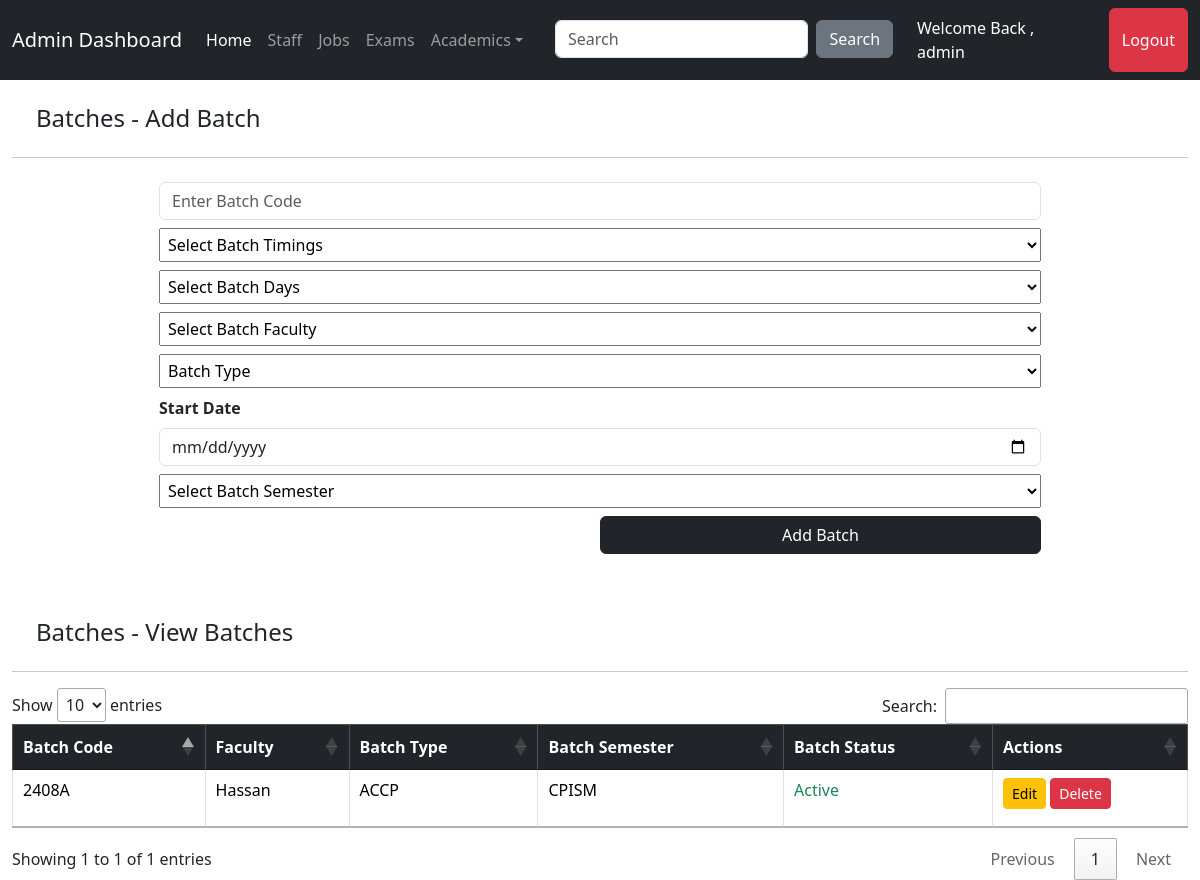
Screenshot of /Admin/batches.php (signed in) with the database file from the repository.
### tables this page shows
CREATE TABLE IF NOT EXISTS `batches` (
  `batchid` int NOT NULL AUTO_INCREMENT,
  `batchcode` varchar(100) DEFAULT NULL,
  `batchtimings` varchar(100) DEFAULT NULL,
  `batchdays` varchar(10) NOT NULL,
  `batchinstructor` int DEFAULT NULL,
  `currentsem` varchar(50) NOT NULL,
  `batchtype` varchar(200) DEFAULT NULL,
  `batchstartdate` date DEFAULT NULL,
  `batchstatus` varchar(50) NOT NULL DEFAULT 'Active',
  PRIMARY KEY (`batchid`),
  KEY `batchinstructor` (`batchinstructor`)
);

CREATE TABLE IF NOT EXISTS `staff` (
  `staffid` int NOT NULL AUTO_INCREMENT,
  `staffname` varchar(100) DEFAULT NULL,
  `staffemail` varchar(1000) DEFAULT NULL,
  `staffpassword` varchar(1000) DEFAULT NULL,
  `staffdesignation` varchar(100) DEFAULT NULL,
  `stafftimings` varchar(50) DEFAULT NULL,
  `staffphone` varchar(20) DEFAULT NULL,
  `dateofjoining` date NOT NULL,
  `dateofresignation` date DEFAULT NULL,
  `status` varchar(50) NOT NULL DEFAULT 'active',
  PRIMARY KEY (`staffid`)
);

### Admin/batches.php (the view, shortened to what this page needs)
<?php
include('../connect.php');
include('headeradmin.php');
$query = "SELECT * FROM batches INNER JOIN staff ON staff.staffid = batches.batchinstructor";
$result = mysqli_query($conn, $query);
?>
<div class="container-fluid">
    <h4 class="m-4">Batches - Add Batch</h4>
    <hr>
    <div class="d-flex justify-content-center align-items-center">
        <div class="w-75">
            <form action="" method="post">
                <input type="text" name="batchcode" class="mt-2 form-control" placeholder="Enter Batch Code" required>
                <select name="batchtimings" class="mt-2 w-100 p-1" required>
                    <option value="" selected disabled>Select Batch Timings</option>
                </select>
                <select name="batchdays" class="mt-2 w-100 p-1" required>
                    <option value="" selected disabled>Select Batch Days</option>
                </select>
                <select name="batchfaculty" class="mt-2 w-100 p-1" required>
                    <option value="" selected disabled>Select Batch Faculty</option>
                </select>
                <select name="batchtype" class="mt-2 w-100 p-1" required>
                    <option value="" selected disabled>Batch Type</option>
                </select>
                <label for="batchstartdate" class="mt-2"><b>Start Date</b></label>
                <input type="date" class="form-control mt-2" name="batchstartdate" required>
                <select name="batchsemester" class="mt-2 w-100 p-1" required>
                    <option value="" selected disabled>Select Batch Semester</option>
                </select>
                <button type="submit" class="btn btn-dark mt-2 w-50 float-end" name="btnaddbatch">Add Batch</button>
            </form>
        </div>
    </div>
</div>
<div class="container-fluid mt-5">
    <h4 class="m-4 pt-3">Batches - View Batches</h4>
    <hr>
    <table id="batchesTable" class="table table-bordered">
        <thead class="table-dark">
            <tr>
                <th>Batch Code</th>
                <th>Faculty</th>
                <th>Batch Type</th>
                <th>Batch Semester</th>
                <th>Batch Status</th>
                <th>Actions</th>
            </tr>
        </thead>
        <tbody>
            <?php while ($row = mysqli_fetch_array($result)) { ?>
                <tr>
                    <td><?php echo $row['batchcode']; ?></td>
                    <td><?php echo $row['staffname']; ?></td>
                    <td><?php echo $row['batchtype']; ?></td>
                    <td><?php echo $row['currentsem']; ?></td>
                    <td>
                        <?php
                        if($row['batchstatus'] == 'Active') {
                            echo '<p class="text-success">Active</p>';
                        } else {
                            echo '<p class="text-danger">Inactive</p>';
                        }
                   ?>
                    </td>
                    <td>
                    <a href="update_batch.php?batchid=<?php echo $row['batchid']; ?>" class="btn btn-warning btn-sm">Edit</a>
                        <form action="" method="POST" style="display:inline;">
                            <button type="submit" name="delete_batch" class="btn btn-danger btn-sm">Delete</button>
                        </form>
                    </td>
                  <?php
            }
                  ?>
        </tbody>
    </table>
</div>
<?php include('footeradmin.php'); ?>
<link rel="stylesheet" href="https://cdn.datatables.net/1.13.4/css/jquery.dataTables.min.css">

### rows the page displays
batches: batchcode "2408A", batchinstructor.staffname "Hassan", batchtype "ACCP", currentsem "CPISM", batchstatus "Active"

### other values shown
$_SESSION['adminloggedin'] "admin"
